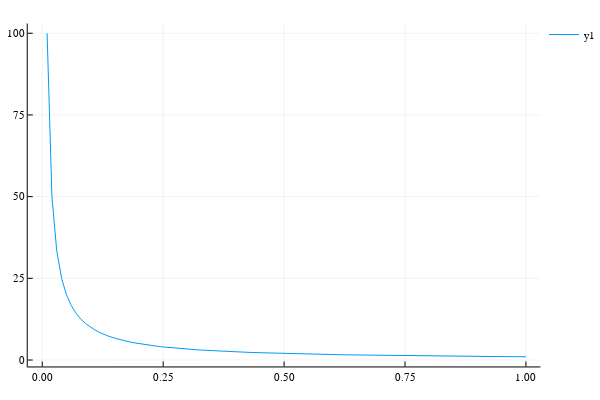

The notebook cell saved with this chart:
### Markdown cell above
### Exercise 4.A

Plot the graph of function $f(x) = 1/x$.

Can you make the line red?

### Code cell
# the x-axis interval
xs = range(0, stop=1, step=0.01)

# function to be plotted
f(x) = 1/x

# plot!
plot(xs, f)

### Figure 1 — Plotly figure (JSON) as saved in the notebook; plotly's stock layout.template omitted (floating-point values rounded to 4 significant figures)
{"data": [{"colorbar": {"title": ""}, "hoverinfo": "text", "legendgroup": "y1", "line": {"color": "rgba(0, 154, 250, 1.000)", "dash": "solid", "shape": "linear", "width": 1}, "mode": "lines", "name": "y1", "showlegend": true, "text": [null, null, null, null, null, null, null, null, null, null, null, null, null, null, null, null, null, null, null, null, null, null, null, null, null, null, null, null, null, null, null, null, null, null, null, null, null, null, null, null, null, null, null, null, null, null, null, null, null, null, null, null, null, null, null, null, null, null, null, null, null, null, null, null, null, null, null, null, null, null, null, null, null, null, null, null, null, null, null, null, null, null, null, null, null, null, null, null, null, null, null, null, null, null, null, null, null, null, null, null, null], "type": "scatter", "x": [0, 0.01, 0.02, 0.03, 0.04, 0.05, 0.06, 0.07, 0.08, 0.09, 0.1, 0.11, 0.12, 0.13, 0.14, 0.15, 0.16, 0.17, 0.18, 0.19, 0.2, 0.21, 0.22, 0.23, 0.24, 0.25, 0.26, 0.27, 0.28, 0.29, 0.3, 0.31, 0.32, 0.33, 0.34, 0.35, 0.36, 0.37, 0.38, 0.39, 0.4, 0.41, 0.42, 0.43, 0.44, 0.45, 0.46, 0.47, 0.48, 0.49, 0.5, 0.51, 0.52, 0.53, 0.54, 0.55, 0.56, 0.57, 0.58, 0.59, 0.6, 0.61, 0.62, 0.63, 0.64, 0.65, 0.66, 0.67, 0.68, 0.69, 0.7, 0.71, 0.72, 0.73, 0.74, 0.75, 0.76, 0.77, 0.78, 0.79, 0.8, 0.81, 0.82, 0.83, 0.84, 0.85, 0.86, 0.87, 0.88, 0.89, 0.9, 0.91, 0.92, 0.93, 0.94, 0.95, 0.96, 0.97, 0.98, 0.99, 1], "xaxis": "x1", "y": [null, 100, 50, 33.33, 25, 20, 16.67, 14.29, 12.5, 11.11, 10, 9.091, 8.333, 7.692, 7.143, 6.667, 6.25, 5.882, 5.556, 5.263, 5, 4.762, 4.545, 4.348, 4.167, 4, 3.846, 3.704, 3.571, 3.448, 3.333, 3.226, 3.125, 3.03, 2.941, 2.857, 2.778, 2.703, 2.632, 2.564, 2.5, 2.439, 2.381, 2.326, 2.273, 2.222, 2.174, 2.128, 2.083, 2.041, 2, 1.961, 1.923, 1.887, 1.852, 1.818, 1.786, 1.754, 1.724, 1.695, 1.667, 1.639, 1.613, 1.587, 1.562, 1.538, 1.515, 1.493, 1.471, 1.449, 1.429, 1.408, 1.389, 1.37, 1.351, 1.333, 1.316, 1.299, 1.282, 1.266, 1.25, 1.235, 1.22, 1.205, 1.19, 1.176, 1.163, 1.149, 1.136, 1.124, 1.111, 1.099, 1.087, 1.075, 1.064, 1.053, 1.042, 1.031, 1.02, 1.01, 1], "yaxis": "y1", "zmax": 0.1, "zmin": -0.1}], "layout": {"annotations": [], "height": 400, "legend": {"bgcolor": "rgba(255, 255, 255, 1.000)", "bordercolor": "rgba(0, 0, 0, 1.000)", "font": {"color": "rgba(0, 0, 0, 1.000)", "family": "sans-serif", "size": 11}, "tracegroupgap": 0, "x": 1, "y": 1}, "margin": {"b": 20, "l": 0, "r": 0, "t": 20}, "paper_bgcolor": "rgba(255, 255, 255, 1.000)", "plot_bgcolor": "rgba(255, 255, 255, 1.000)", "showlegend": true, "width": 600, "xaxis": {"anchor": "y1", "domain": [0.05101, 0.9934], "gridcolor": "rgba(0, 0, 0, 0.100)", "gridwidth": 0.5, "linecolor": "rgba(0, 0, 0, 1.000)", "mirror": false, "range": [-0.03, 1.03], "showgrid": true, "showline": true, "showticklabels": true, "tickangle": 0, "tickcolor": "rgb(0, 0, 0)", "tickfont": {"color": "rgba(0, 0, 0, 1.000)", "family": "sans-serif", "size": 11}, "tickmode": "array", "ticks": "inside", "ticktext": ["0.00", "0.25", "0.50", "0.75", "1.00"], "tickvals": [0, 0.25, 0.5, 0.75, 1], "title": "", "titlefont": {"color": "rgba(0, 0, 0, 1.000)", "family": "sans-serif", "size": 15}, "type": "-", "visible": true, "zeroline": false, "zerolinecolor": "rgba(0, 0, 0, 1.000)"}, "yaxis": {"anchor": "x1", "domain": [0.03762, 0.9902], "gridcolor": "rgba(0, 0, 0, 0.100)", "gridwidth": 0.5, "linecolor": "rgba(0, 0, 0, 1.000)", "mirror": false, "range": [-1.97, 103.0], "showgrid": true, "showline": true, "showticklabels": true, "tickangle": 0, "tickcolor": "rgb(0, 0, 0)", "tickfont": {"color": "rgba(0, 0, 0, 1.000)", "family": "sans-serif", "size": 11}, "tickmode": "array", "ticks": "inside", "ticktext": ["0", "25", "50", "75", "100"], "tickvals": [0, 25, 50, 75, 100], "title": "", "titlefont": {"color": "rgba(0, 0, 0, 1.000)", "family": "sans-serif", "size": 15}, "type": "-", "visible": true, "zeroline": false, "zerolinecolor": "rgba(0, 0, 0, 1.000)"}}}
